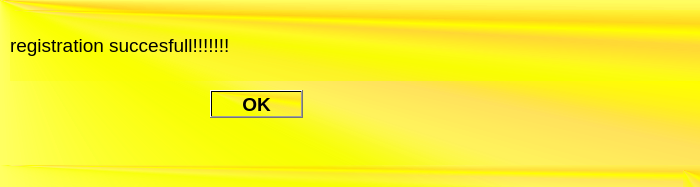
<?xml version="1.0" encoding="UTF-8"?>
<ui version="4.0">
 <class>MainWindow</class>
 <widget class="QMainWindow" name="MainWindow">
  <property name="geometry">
   <rect>
    <x>0</x>
    <y>0</y>
    <width>700</width>
    <height>187</height>
   </rect>
  </property>
  <property name="windowTitle">
   <string>MainWindow</string>
  </property>
  <property name="styleSheet">
   <string notr="true">background-color: qconicalgradient(cx:0, cy:0, angle:135, stop:0 rgba(255, 255, 0, 69), stop:0.375 rgba(255, 255, 0, 69), stop:0.423533 rgba(251, 255, 0, 145), stop:0.45 rgba(247, 255, 0, 208), stop:0.477581 rgba(255, 244, 71, 130), stop:0.518717 rgba(255, 218, 71, 130), stop:0.55 rgba(255, 255, 0, 255), stop:0.57754 rgba(255, 203, 0, 130), stop:0.625 rgba(255, 255, 0, 69), stop:1 rgba(255, 255, 0, 69));</string>
  </property>
  <widget class="QWidget" name="centralwidget">
   <widget class="QLabel" name="label">
    <property name="geometry">
     <rect>
      <x>10</x>
      <y>10</y>
      <width>1091</width>
      <height>71</height>
     </rect>
    </property>
    <property name="font">
     <font>
      <family>MS Shell Dlg 2</family>
      <pointsize>14</pointsize>
      <weight>50</weight>
      <bold>false</bold>
     </font>
    </property>
    <property name="text">
     <string>registration succesfull!!!!!!!</string>
    </property>
   </widget>
   <widget class="QPushButton" name="pushButton">
    <property name="geometry">
     <rect>
      <x>210</x>
      <y>90</y>
      <width>93</width>
      <height>28</height>
     </rect>
    </property>
    <property name="font">
     <font>
      <pointsize>14</pointsize>
      <weight>75</weight>
      <bold>true</bold>
     </font>
    </property>
    <property name="text">
     <string>OK</string>
    </property>
   </widget>
  </widget>
  <widget class="QMenuBar" name="menubar">
   <property name="geometry">
    <rect>
     <x>0</x>
     <y>0</y>
     <width>700</width>
     <height>26</height>
    </rect>
   </property>
  </widget>
  <widget class="QStatusBar" name="statusbar"/>
 </widget>
 <resources/>
 <connections/>
</ui>
